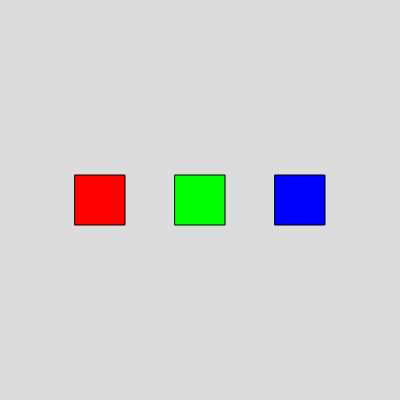
Frame 1 (no input)
Frame 60 (no input): identical to frame 1, image omitted
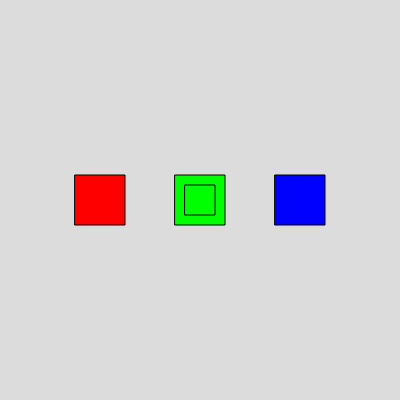
Frame 120 (the mouse pressed at the canvas centre since frame 60)

The p5.js sketch that drew these frames (run headless with seeded random() and noise() and a simulated clock; from frame 60 on, the mouse is pressed at the canvas centre):

// p5.js sketch
// ── sketch.js
// Project Title
// Your Name
// Date
//
// Extra for Experts:
// - describe what you did to take this project "above and beyond"

let baskets = [];
let pickedSquare = null;
let placedSquares = [];

function setup() {
  createCanvas(400, 400);

  // Create three baskets
  baskets.push(new Basket(width / 4, height / 2, 50, color(255, 0, 0)));
  baskets.push(new Basket(width / 2, height / 2, 50, color(0, 255, 0)));
  baskets.push(new Basket((3 * width) / 4, height / 2, 50, color(0, 0, 255)));
}

function draw() {
  background(220);

  // Display all baskets
  for (let basket of baskets) {
    basket.display();
  }

  // Display all placed squares
  for (let square of placedSquares) {
    square.display();
  }

  if (pickedSquare) {
    pickedSquare.update(mouseX, mouseY);
    pickedSquare.display();
  }
}

function mousePressed() {
  let pickedFromBasket = false;

  // Check each basket
  for (let basket of baskets) {
    // Check if the mouse is inside a basket
    if (basket.contains(mouseX, mouseY)) {
      if (!pickedSquare) {
        // If inside a basket and not holding a square, pick it up
        pickedSquare = new Square(basket.x, basket.y, 30, basket.color);
        pickedFromBasket = true;
      } else {
        // If holding a square and clicked on another basket, release and pick up from the new basket
        pickedSquare.release();
        pickedSquare = new Square(basket.x, basket.y, 30, basket.color);
        pickedFromBasket = true;
      }
      break; // Stop checking other baskets
    }
  }

  // If outside all baskets or not picked from any basket, release the square if holding one
  if (!pickedFromBasket && pickedSquare) {
    pickedSquare.release();
    placedSquares.push(pickedSquare);
    pickedSquare = null;
  }
}

class Square {
  constructor(x, y, size, color) {
    this.x = x;
    this.y = y;
    this.size = size;
    this.color = color;
    this.isPicked = true;
  }

  update(x, y) {
    if (this.isPicked) {
      this.x = x;
      this.y = y;
    }
  }

  display() {
    fill(this.color);
    rect(this.x - this.size / 2, this.y - this.size / 2, this.size, this.size);
  }

  release() {
    this.isPicked = false;
  }
}

class Basket {
  constructor(x, y, size, color) {
    this.x = x;
    this.y = y;
    this.size = size;
    this.color = color;
  }

  contains(x, y) {
    return (
      x > this.x - this.size / 2 &&
      x < this.x + this.size / 2 &&
      y > this.y - this.size / 2 &&
      y < this.y + this.size / 2
    );
  }

  display() {
    fill(this.color);
    rect(this.x - this.size / 2, this.y - this.size / 2, this.size, this.size);
  }
}
